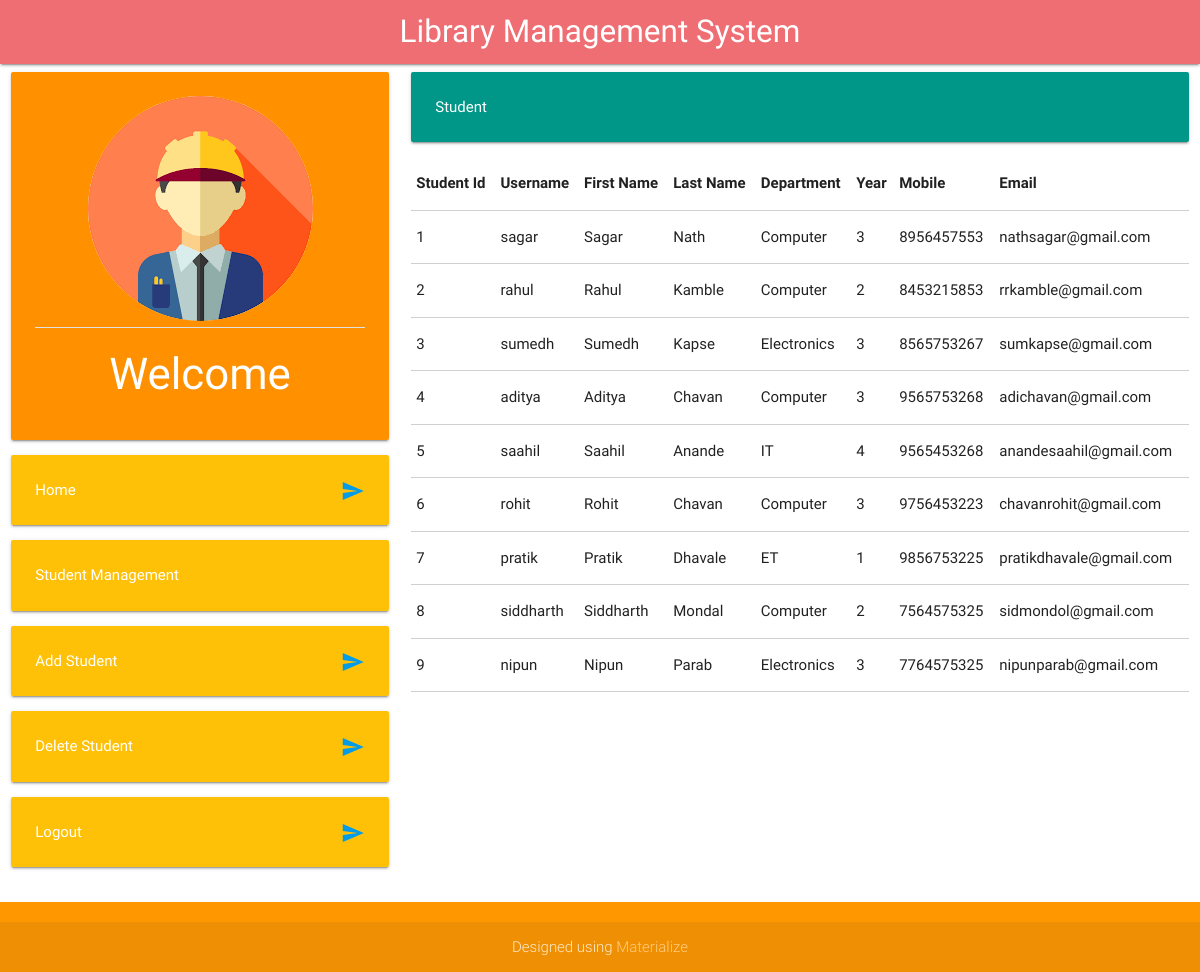
Screenshot of /studentmanager.php with the database file from the repository.
### tables this page shows
CREATE TABLE `student` (
  `student_id` int(11) NOT NULL,
  `user_id` int(11) NOT NULL,
  `username` varchar(15) NOT NULL,
  `firstname` varchar(15) NOT NULL,
  `lastname` varchar(15) NOT NULL,
  `department` varchar(15) NOT NULL,
  `year` int(1) NOT NULL,
  `mobile` bigint(10) NOT NULL,
  `email` varchar(100) NOT NULL
);

### studentmanager.php (the view, shortened to what this page needs)
<!DOCTYPE html>
<html>
<head>
	<link type="text/css" rel="stylesheet" href="css/materialize.min.css" media="screen,projection" />
</head>
<body>
	<div class="navbar-fixed">
		<nav>
			<div class="nav-wrapper">
				<a href="#" class="brand-logo center">Library Management System</a>
			</div>
		</nav>
	</div>
	<div class="row">
		<div class="col s12 l4 m12" >
			<div class="card-panel orange accent-3">
				<center><img class="circle responsive-img" src="img/usericon.png"></center>
				<div class="divider"></div>
				<span class="white-text"><center><h3>Welcome <?php session_start(); echo $_SESSION['username']; ?></h3></center></span>
			</div>
			<div class="card-panel amber">
				<span class="white-text">Home</span>
				<a href="admindashboard.php"><i class="material-icons right">send</i></a>
			</div>
			<div class="card-panel amber">
				<span class="white-text">Student Management</span>
			</div>
			<div class="card-panel amber">
				<span class="white-text">Add Student</span>
				<a href="addstudent.php"><i class="material-icons right">send</i></a>
			</div>
			<div class="card-panel amber">
				<span class="white-text">Delete Student</span>
				<a href="deletestudent.php"><i class="material-icons right">send</i></a>
			</div>
			<div class="card-panel amber">
				<span class="white-text">Logout</span>
				<a href="logout.php"><i class="material-icons right">send</i></a>
			</div>
		</div>
		<div class="col s12 m12 l8">
			<div class="card-panel teal">
				<span class="white-text">Student</span>
			</div>
			<table class="responsive-table bordered">
				<thead>
					<tr>
						<th>Student Id</th>
						<th>Username</th>
						<th>First Name</th>
						<th>Last Name</th>
						<th>Department</th>
						<th>Year</th>
						<th>Mobile</th>
						<th>Email</th>
					</tr>
				</thead>
				<tbody>
					<?php
					$query = "SELECT * FROM student";
					$result = mysql_query($query);
					while($row = mysql_fetch_array($result)){
						echo "<tr><td>".$row['student_id']."</td><td>".$row['username']."</td><td>".$row['firstname']."</td><td>".$row['lastname']."</td><td>".$row['department']."</td><td>".$row['year']."</td><td>".$row['mobile']."</td><td>".$row['email']."</td></tr>";
						}
					?>
				</tbody>
			</table>
		</div>
	</div>
	<footer class="page-footer orange">
		<div class="footer-copyright">
			<div class="container">
				<center>Designed using <a class="orange-text text-lighten-3" href="http://materializecss.com">Materialize</a></center>
			</div>
		</div>
	</footer>
</body>
</html>

### rows the page displays
student: student_id "1", username "sagar", firstname "Sagar", lastname "Nath", department "Computer", year "3", mobile "8956457553", email "nathsagar@gmail.com"
student: student_id "2", username "rahul", firstname "Rahul", lastname "Kamble", department "Computer", year "2", mobile "8453215853", email "rrkamble@gmail.com"
student: student_id "3", username "sumedh", firstname "Sumedh", lastname "Kapse", department "Electronics", year "3", mobile "8565753267", email "sumkapse@gmail.com"
student: student_id "4", username "aditya", firstname "Aditya", lastname "Chavan", department "Computer", year "3", mobile "9565753268", email "adichavan@gmail.com"
student: student_id "5", username "saahil", firstname "Saahil", lastname "Anande", department "IT", year "4", mobile "9565453268", email "anandesaahil@gmail.com"
student: student_id "6", username "rohit", firstname "Rohit", lastname "Chavan", department "Computer", year "3", mobile "9756453223", email "chavanrohit@gmail.com"
student: student_id "7", username "pratik", firstname "Pratik", lastname "Dhavale", department "ET", year "1", mobile "9856753225", email "pratikdhavale@gmail.com"
student: student_id "8", username "siddharth", firstname "Siddharth", lastname "Mondal", department "Computer", year "2", mobile "7564575325", email "sidmondol@gmail.com"
student: student_id "9", username "nipun", firstname "Nipun", lastname "Parab", department "Electronics", year "3", mobile "7764575325", email "nipunparab@gmail.com"
